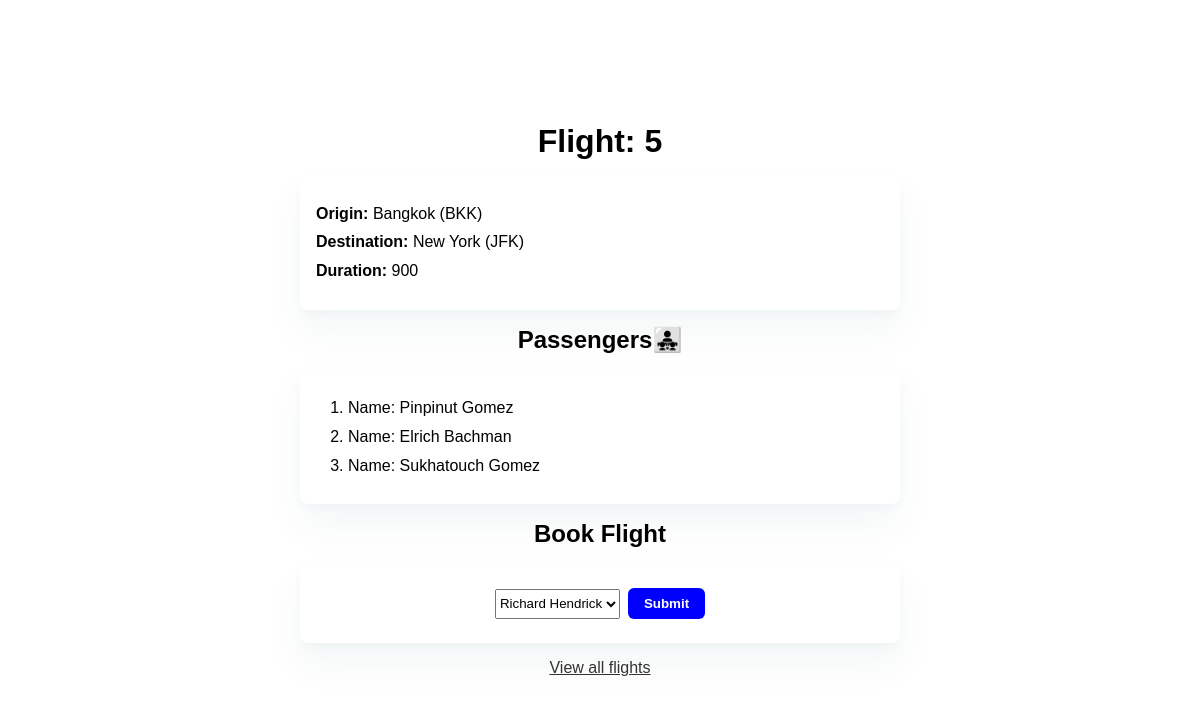
The page /flights/5 on the database its author committed.
### flights/models.py (models this page shows, shortened)
class Flight(models.Model):
    origin = models.ForeignKey(
        Airport, on_delete=models.CASCADE, related_name="departures")
    destination = models.ForeignKey(
        Airport, on_delete=models.CASCADE, related_name="arrivals")
    duration = models.IntegerField()

class Airport(models.Model):
    code = models.CharField(max_length=3)
    city = models.CharField(max_length=64)
    def __str__(self):
        return f"{self.city} ({self.code})"

class Passenger(models.Model):
    first = models.CharField(max_length=64)
    last = models.CharField(max_length=64)
    flights = models.ManyToManyField(
        Flight, blank=True, related_name="passengers")
    def __str__(self):
        return f"{self.first} {self.last}"

### flights/views.py (the view)
# urls.py: path("<int:flight_id>", views.flight, name="flight"),
def flight(request, flight_id):
    flight = Flight.objects.get(pk=flight_id)
    return render(request, "flights/flight.html", {
        "flight": flight,
        "passengers": flight.passengers.all(),
        "non_passengers": Passenger.objects.exclude(flights=flight).all()
    })

### flights/templates/flights/flight.html (shortened to what this page needs)
{% extends "flights/layout.html" %} {%block body%}
<div class="container">
  <h1>Flight: {{flight.id}}</h1>
  <ul class="card">
    <li><strong>Origin:</strong> {{ flight.origin }}</li>
    <li><strong>Destination:</strong> {{ flight.destination }}</li>
    <li><strong>Duration:</strong> {{ flight.duration }}</li>
  </ul>
  <h2>Passengers👨‍👧‍👧</h2>
  <ol class="card">
    {%if passengers %} {% for passenger in passengers %}
    <li>Name: {{passenger}}</li>
    {% endfor%} {%else %} <p>No passenger</p> {%endif %}
  </ol>
  <h2>Book Flight</h2>
  <div class="card text-center">
    {% if non_passengers %}
    <form action="{% url 'book' flight.id %}" method="post">
      <select name="passenger">
        {% for passenger in non_passengers %}
        <option value="{{ passenger.id }}">{{passenger}}</option>
        {%endfor%}
      </select>
      <input type="submit" class="button" />
    </form>
    {% else %}
    <p>All passengers got flights!</p>
    {% endif %}
  </div>
  <a href="{% url 'index' %}" style="text-decoration: underline;"
    >View all flights</a
  >
</div>
{%endblock%}

### flights/static/flights/styles.css (style rules this page uses)
* { font-family: sans-serif; margin: 0; padding: 0; box-sizing: border-box; }
.container { display: flex; justify-content: center; align-items: center; flex-direction: column; width: 100vw; height: 100vh; }
ul { list-style: none; }
a { color: #333; text-decoration: none; }
.card { background-color: #fff; border-radius: 8px; margin-top: 16px; margin-bottom: 16px; padding: 24px 16px; box-shadow: 0px 4px 8px rgba(17, 85, 103, 0.03), 0px 20px 40px rgba(17, 85, 103, 0.05); min-width: 50%; line-height: 1.8; }
.text-center { text-align: center; }
ol.card { padding-left: 48px; }
form { display: flex; justify-content: center; align-items: center; }
select { height: 30px; }
.button { background-color: blue; padding: 8px 16px; margin-left: 8px; border: 0; border-radius: 6px; font-weight: 700; color: #fff; }

### rows shown on the page
Flight: id "5", origin "Bangkok (BKK)", destination "New York (JFK)", duration "900"
Passenger: first+last "Pinpinut Gomez"
Passenger: first+last "Elrich Bachman"
Passenger: first+last "Sukhatouch Gomez"

### other values the page prints
form field passenger "Richard Hendrick"
